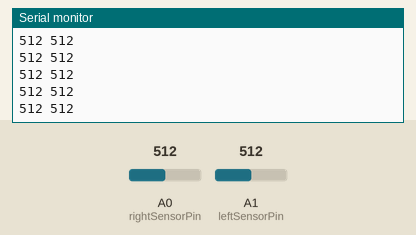
This sketch was run on a simulated Arduino Uno, built with avr-gcc and run on an emulated ATmega328P. Parts: the last lines printed to the serial monitor. The inputs (shaded band) are chosen by the test bench; at power-on: A0 (rightSensorPin) = 512, A1 (leftSensorPin) = 512.

Above: at 1.2 s.
1.3 s: A0 (rightSensorPin) set to 716
At 1.9 s:
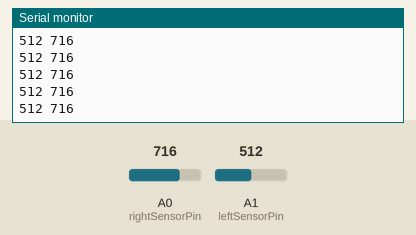
4.3 s: A1 (leftSensorPin) set to 716
At 5.0 s:
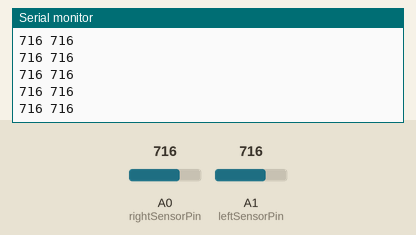
5.8 s: A0 (rightSensorPin) set to 900
At 6.9 s:
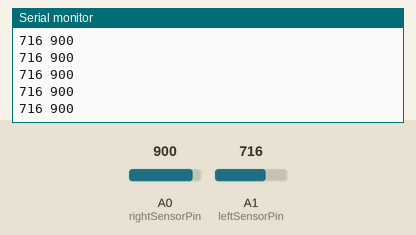
7.3 s: A1 (leftSensorPin) set to 900
At 8.2 s:
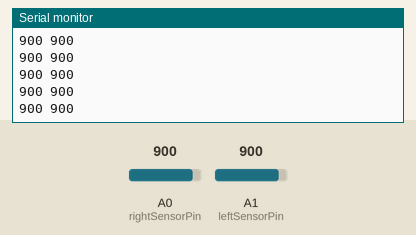
Timing chart, 0 to 9.8 s (numbered marks = the images above; inputs shaded):
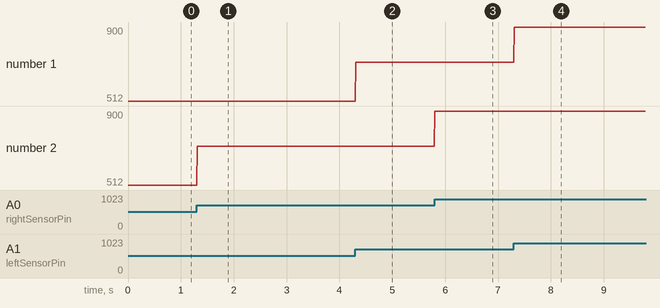

The sketch:

sensor_calibration.ino
```cpp
int leftSensorPin = A1; //left input pin
int rightSensorPin = A0; //right input pin

void setup() {
  Serial.begin(9600);
  pinMode(leftSensorPin, INPUT);
  pinMode(rightSensorPin, INPUT);
}

void loop() {
  //send formatted sensor values
  int leftVal = analogRead(leftSensorPin);
  int rightVal = analogRead(rightSensorPin);
  Serial.print(leftVal);
  Serial.print(" ");
  Serial.println(rightVal);
  delay(10);
}
```

Measured:
- after the input at 1.3 s, the serial monitor: prints a new line at once (image 1)
- after the input at 4.3 s, the serial monitor: prints a new line at once (image 2)
- after the input at 5.8 s, the serial monitor: prints a new line at once (image 3)
- after the input at 7.3 s, the serial monitor: prints a new line at once (image 4)
- plotted number 2: 512 → 716 after the input at 1.3 s, 716 → 900 after the input at 5.8 s
